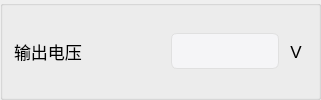
        <widget class="QGroupBox" name="groupBox_3">
         <property name="title">
          <string/>
         </property>
         <layout class="QHBoxLayout" name="horizontalLayout_14" stretch="7,5,1">
          <item>
           <widget class="QLabel" name="label_27">
            <property name="minimumSize">
             <size>
              <width>119</width>
              <height>31</height>
             </size>
            </property>
            <property name="font">
             <font>
              <pointsize>13</pointsize>
             </font>
            </property>
            <property name="text">
             <string>输出电压</string>
            </property>
            <property name="alignment">
             <set>Qt::AlignLeading|Qt::AlignLeft|Qt::AlignVCenter</set>
            </property>
           </widget>
          </item>
          <item>
           <widget class="QLineEdit" name="l3">
            <property name="enabled">
             <bool>false</bool>
            </property>
            <property name="minimumSize">
             <size>
              <width>0</width>
              <height>31</height>
             </size>
            </property>
            <property name="styleSheet">
             <string notr="true">QLineEdit {
    /* 苹果风格的数据展示LineEdit */
    border: 1px solid #D0D0D0;                  /* 浅灰色边框，模仿macOS的细边框 */
    border-radius: 6px;                         /* 圆角，符合macOS设计 */
    padding: 8px 12px;                         /* 内边距，提供舒适的阅读空间 */
    background-color: #FFFFFF;                 /* 白色背景 */
    color: #333333;                            /* 深灰色文字，提高可读性 */
    font-family: &quot;SF Pro Text&quot;, &quot;Helvetica Neue&quot;, &quot;Lucida Grande&quot;, sans-serif; /* macOS系统字体栈 */
    font-size: 14px;                           /* 默认字体大小 */
    selection-background-color: #007AFF;       /* 选中文本高亮色 (macOS蓝色) */
    selection-color: #FFFFFF;                  /* 选中文本颜色 (白色) */

    /* 只读状态下的特殊样式 */
    /* 注意：Qt中通常使用 setReadOnly(true) 来实现只读，但QSS可以定义其外观 */
}

/* 当LineEdit获得焦点时 (对于数据展示框，如果不需要焦点效果，可以省略或弱化) */
QLineEdit:focus {
    border: 1px solid #007AFF;                 /* 获得焦点时边框变为蓝色 */
    /* 如果作为纯展示框，也可以移除焦点边框变化 */
    /* border: 1px solid #D0D0D0; */
}

/* 禁用状态下的样式 (如果用于展示不可变数据) */
QLineEdit:disabled {
    background-color: #F5F5F7;                 /* macOS禁用元素背景色 */
    color: #333333;                            /* 禁用文字颜色 */
    border: 1px solid #E0E0E0;                 /* 禁用边框颜色 */
}</string>
            </property>
            <property name="readOnly">
             <bool>true</bool>
            </property>
           </widget>
          </item>
          <item>
           <widget class="QLabel" name="label_28">
            <property name="minimumSize">
             <size>
              <width>0</width>
              <height>31</height>
             </size>
            </property>
            <property name="font">
             <font>
              <pointsize>13</pointsize>
             </font>
            </property>
            <property name="text">
             <string>V</string>
            </property>
            <property name="alignment">
             <set>Qt::AlignCenter</set>
            </property>
           </widget>
          </item>
         </layout>
        </widget>
